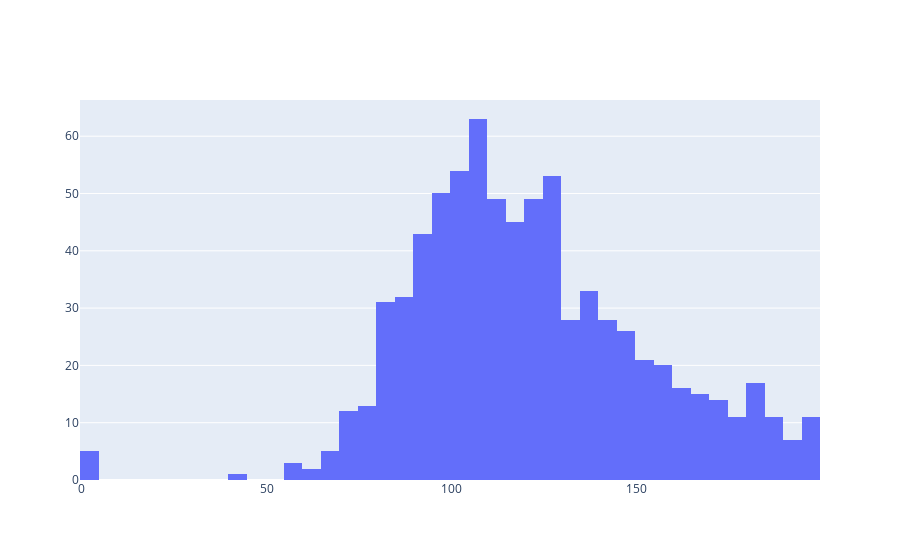

This figure's notebook cell:
### Code cell
#Histograma usando plotly
import plotly 
import plotly.graph_objs as go
plotly.offline.init_notebook_mode(connected=True)

x = data['plas']
data = [go.Histogram(x=x)]

plotly.offline.iplot(data, filename='histograma en plotly')

### Figure 1 — Plotly figure (JSON) as saved in the notebook; plotly's stock layout.template omitted (floating-point values rounded to 4 significant figures; data arrays with more than 128 entries replaced by an {"elided": "..."} marker saying what was removed)
{"data": [{"type": "histogram", "x": {"elided": "768 int values"}}], "layout": {}}
